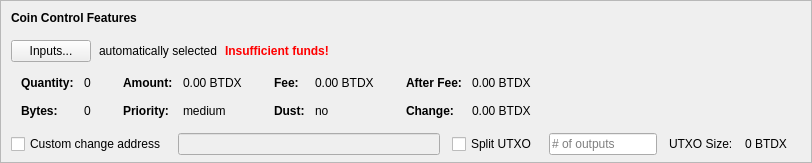
    <widget class="QFrame" name="frameCoinControl">
     <property name="sizePolicy">
      <sizepolicy hsizetype="Expanding" vsizetype="Expanding">
       <horstretch>0</horstretch>
       <verstretch>0</verstretch>
      </sizepolicy>
     </property>
     <property name="maximumSize">
      <size>
       <width>16777215</width>
       <height>16777215</height>
      </size>
     </property>
     <property name="frameShape">
      <enum>QFrame::StyledPanel</enum>
     </property>
     <property name="frameShadow">
      <enum>QFrame::Sunken</enum>
     </property>
     <layout class="QVBoxLayout" name="verticalLayoutCoinControl2">
      <property name="spacing">
       <number>0</number>
      </property>
      <property name="leftMargin">
       <number>0</number>
      </property>
      <property name="topMargin">
       <number>0</number>
      </property>
      <property name="rightMargin">
       <number>0</number>
      </property>
      <property name="bottomMargin">
       <number>6</number>
      </property>
      <item>
       <layout class="QVBoxLayout" name="verticalLayoutCoinControl" stretch="0,0,0,0,1">
        <property name="spacing">
         <number>0</number>
        </property>
        <property name="leftMargin">
         <number>10</number>
        </property>
        <property name="topMargin">
         <number>10</number>
        </property>
        <item>
         <layout class="QHBoxLayout" name="horizontalLayoutCoinControl1">
          <property name="bottomMargin">
           <number>15</number>
          </property>
          <item>
           <widget class="QLabel" name="labelCoinControlFeatures">
            <property name="sizePolicy">
             <sizepolicy hsizetype="Preferred" vsizetype="Maximum">
              <horstretch>0</horstretch>
              <verstretch>0</verstretch>
             </sizepolicy>
            </property>
            <property name="font">
             <font>
              <weight>75</weight>
              <bold>true</bold>
             </font>
            </property>
            <property name="styleSheet">
             <string notr="true">font-weight:bold;</string>
            </property>
            <property name="text">
             <string>Coin Control Features</string>
            </property>
           </widget>
          </item>
         </layout>
        </item>
        <item>
         <layout class="QHBoxLayout" name="horizontalLayoutCoinControl2" stretch="0,0,0,0">
          <property name="spacing">
           <number>8</number>
          </property>
          <property name="bottomMargin">
           <number>10</number>
          </property>
          <item>
           <widget class="QPushButton" name="pushButtonCoinControl">
            <property name="styleSheet">
             <string notr="true"/>
            </property>
            <property name="text">
             <string>Inputs...</string>
            </property>
            <property name="autoDefault">
             <bool>false</bool>
            </property>
           </widget>
          </item>
          <item>
           <widget class="QLabel" name="labelCoinControlAutomaticallySelected">
            <property name="text">
             <string>automatically selected</string>
            </property>
            <property name="margin">
             <number>5</number>
            </property>
           </widget>
          </item>
          <item>
           <widget class="QLabel" name="labelCoinControlInsuffFunds">
            <property name="font">
             <font>
              <weight>75</weight>
              <bold>true</bold>
             </font>
            </property>
            <property name="styleSheet">
             <string notr="true">color:red;font-weight:bold;</string>
            </property>
            <property name="text">
             <string>Insufficient funds!</string>
            </property>
            <property name="margin">
             <number>5</number>
            </property>
           </widget>
          </item>
          <item>
           <spacer name="horizontalSpacerCoinControl">
            <property name="orientation">
             <enum>Qt::Horizontal</enum>
            </property>
            <property name="sizeHint" stdset="0">
             <size>
              <width>40</width>
              <height>1</height>
             </size>
            </property>
           </spacer>
          </item>
         </layout>
        </item>
        <item>
         <widget class="QWidget" name="widgetCoinControl" native="true">
          <property name="sizePolicy">
           <sizepolicy hsizetype="Preferred" vsizetype="Preferred">
            <horstretch>0</horstretch>
            <verstretch>0</verstretch>
           </sizepolicy>
          </property>
          <property name="minimumSize">
           <size>
            <width>0</width>
            <height>0</height>
           </size>
          </property>
          <property name="styleSheet">
           <string notr="true"/>
          </property>
          <layout class="QHBoxLayout" name="horizontalLayoutCoinControl5">
           <property name="leftMargin">
            <number>0</number>
           </property>
           <property name="topMargin">
            <number>0</number>
           </property>
           <property name="rightMargin">
            <number>0</number>
           </property>
           <property name="bottomMargin">
            <number>0</number>
           </property>
           <item>
            <layout class="QHBoxLayout" name="horizontalLayoutCoinControl3" stretch="0,0,0,1">
             <property name="spacing">
              <number>20</number>
             </property>
             <property name="topMargin">
              <number>0</number>
             </property>
             <property name="bottomMargin">
              <number>10</number>
             </property>
             <item>
              <layout class="QFormLayout" name="formLayoutCoinControl1">
               <property name="horizontalSpacing">
                <number>10</number>
               </property>
               <property name="verticalSpacing">
                <number>14</number>
               </property>
               <property name="leftMargin">
                <number>10</number>
               </property>
               <property name="topMargin">
                <number>4</number>
               </property>
               <property name="rightMargin">
                <number>6</number>
               </property>
               <item row="0" column="0">
                <widget class="QLabel" name="labelCoinControlQuantityText">
                 <property name="font">
                  <font>
                   <weight>75</weight>
                   <bold>true</bold>
                  </font>
                 </property>
                 <property name="text">
                  <string>Quantity:</string>
                 </property>
                 <property name="margin">
                  <number>0</number>
                 </property>
                </widget>
               </item>
               <item row="0" column="1">
                <widget class="QLabel" name="labelCoinControlQuantity">
                 <property name="cursor">
                  <cursorShape>IBeamCursor</cursorShape>
                 </property>
                 <property name="contextMenuPolicy">
                  <enum>Qt::ActionsContextMenu</enum>
                 </property>
                 <property name="text">
                  <string notr="true">0</string>
                 </property>
                 <property name="margin">
                  <number>0</number>
                 </property>
                 <property name="textInteractionFlags">
                  <set>Qt::LinksAccessibleByMouse|Qt::TextSelectableByKeyboard|Qt::TextSelectableByMouse</set>
                 </property>
                </widget>
               </item>
               <item row="1" column="0">
                <widget class="QLabel" name="labelCoinControlBytesText">
                 <property name="font">
                  <font>
                   <weight>75</weight>
                   <bold>true</bold>
                  </font>
                 </property>
                 <property name="text">
                  <string>Bytes:</string>
                 </property>
                </widget>
               </item>
               <item row="1" column="1">
                <widget class="QLabel" name="labelCoinControlBytes">
                 <property name="cursor">
                  <cursorShape>IBeamCursor</cursorShape>
                 </property>
                 <property name="contextMenuPolicy">
                  <enum>Qt::ActionsContextMenu</enum>
                 </property>
                 <property name="text">
                  <string notr="true">0</string>
                 </property>
                 <property name="textInteractionFlags">
                  <set>Qt::LinksAccessibleByMouse|Qt::TextSelectableByKeyboard|Qt::TextSelectableByMouse</set>
                 </property>
                </widget>
               </item>
              </layout>
             </item>
             <item>
              <layout class="QFormLayout" name="formLayoutCoinControl2">
               <property name="horizontalSpacing">
                <number>10</number>
               </property>
               <property name="verticalSpacing">
                <number>14</number>
               </property>
               <property name="leftMargin">
                <number>6</number>
               </property>
               <property name="topMargin">
                <number>4</number>
               </property>
               <property name="rightMargin">
                <number>6</number>
               </property>
               <item row="0" column="0">
                <widget class="QLabel" name="labelCoinControlAmountText">
                 <property name="font">
                  <font>
                   <weight>75</weight>
                   <bold>true</bold>
                  </font>
                 </property>
                 <property name="text">
                  <string>Amount:</string>
                 </property>
                 <property name="margin">
                  <number>0</number>
                 </property>
                </widget>
               </item>
               <item row="0" column="1">
                <widget class="QLabel" name="labelCoinControlAmount">
                 <property name="cursor">
                  <cursorShape>IBeamCursor</cursorShape>
                 </property>
                 <property name="contextMenuPolicy">
                  <enum>Qt::ActionsContextMenu</enum>
                 </property>
                 <property name="text">
                  <string notr="true">0.00 BTDX</string>
                 </property>
                 <property name="textInteractionFlags">
                  <set>Qt::LinksAccessibleByMouse|Qt::TextSelectableByKeyboard|Qt::TextSelectableByMouse</set>
                 </property>
                </widget>
               </item>
               <item row="1" column="0">
                <widget class="QLabel" name="labelCoinControlPriorityText">
                 <property name="font">
                  <font>
                   <weight>75</weight>
                   <bold>true</bold>
                  </font>
                 </property>
                 <property name="text">
                  <string>Priority:</string>
                 </property>
                </widget>
               </item>
               <item row="1" column="1">
                <widget class="QLabel" name="labelCoinControlPriority">
                 <property name="cursor">
                  <cursorShape>IBeamCursor</cursorShape>
                 </property>
                 <property name="contextMenuPolicy">
                  <enum>Qt::ActionsContextMenu</enum>
                 </property>
                 <property name="text">
                  <string>medium</string>
                 </property>
                 <property name="textInteractionFlags">
                  <set>Qt::LinksAccessibleByMouse|Qt::TextSelectableByKeyboard|Qt::TextSelectableByMouse</set>
                 </property>
                </widget>
               </item>
              </layout>
             </item>
             <item>
              <layout class="QFormLayout" name="formLayoutCoinControl3">
               <property name="horizontalSpacing">
                <number>10</number>
               </property>
               <property name="verticalSpacing">
                <number>14</number>
               </property>
               <property name="leftMargin">
                <number>6</number>
               </property>
               <property name="topMargin">
                <number>4</number>
               </property>
               <property name="rightMargin">
                <number>6</number>
               </property>
               <item row="0" column="0">
                <widget class="QLabel" name="labelCoinControlFeeText">
                 <property name="font">
                  <font>
                   <weight>75</weight>
                   <bold>true</bold>
                  </font>
                 </property>
                 <property name="text">
                  <string>Fee:</string>
                 </property>
                 <property name="margin">
                  <number>0</number>
                 </property>
                </widget>
               </item>
               <item row="0" column="1">
                <widget class="QLabel" name="labelCoinControlFee">
                 <property name="cursor">
                  <cursorShape>IBeamCursor</cursorShape>
                 </property>
                 <property name="contextMenuPolicy">
                  <enum>Qt::ActionsContextMenu</enum>
                 </property>
                 <property name="text">
                  <string notr="true">0.00 BTDX</string>
                 </property>
                 <property name="textInteractionFlags">
                  <set>Qt::LinksAccessibleByMouse|Qt::TextSelectableByKeyboard|Qt::TextSelectableByMouse</set>
                 </property>
                </widget>
               </item>
               <item row="1" column="0">
                <widget class="QLabel" name="labelCoinControlLowOutputText">
                 <property name="font">
                  <font>
                   <weight>75</weight>
                   <bold>true</bold>
                  </font>
                 </property>
                 <property name="text">
                  <string>Dust:</string>
                 </property>
                </widget>
               </item>
               <item row="1" column="1">
                <widget class="QLabel" name="labelCoinControlLowOutput">
                 <property name="cursor">
                  <cursorShape>IBeamCursor</cursorShape>
                 </property>
                 <property name="contextMenuPolicy">
                  <enum>Qt::ActionsContextMenu</enum>
                 </property>
                 <property name="text">
                  <string>no</string>
                 </property>
                 <property name="textInteractionFlags">
                  <set>Qt::LinksAccessibleByMouse|Qt::TextSelectableByKeyboard|Qt::TextSelectableByMouse</set>
                 </property>
                </widget>
               </item>
              </layout>
             </item>
             <item>
              <layout class="QFormLayout" name="formLayoutCoinControl4">
               <property name="horizontalSpacing">
                <number>10</number>
               </property>
               <property name="verticalSpacing">
                <number>14</number>
               </property>
               <property name="leftMargin">
                <number>6</number>
               </property>
               <property name="topMargin">
                <number>4</number>
               </property>
               <property name="rightMargin">
                <number>6</number>
               </property>
               <item row="0" column="0">
                <widget class="QLabel" name="labelCoinControlAfterFeeText">
                 <property name="font">
                  <font>
                   <weight>75</weight>
                   <bold>true</bold>
                  </font>
                 </property>
                 <property name="text">
                  <string>After Fee:</string>
                 </property>
                 <property name="margin">
                  <number>0</number>
                 </property>
                </widget>
               </item>
               <item row="0" column="1">
                <widget class="QLabel" name="labelCoinControlAfterFee">
                 <property name="cursor">
                  <cursorShape>IBeamCursor</cursorShape>
                 </property>
                 <property name="contextMenuPolicy">
                  <enum>Qt::ActionsContextMenu</enum>
                 </property>
                 <property name="text">
                  <string notr="true">0.00 BTDX</string>
                 </property>
                 <property name="textInteractionFlags">
                  <set>Qt::LinksAccessibleByMouse|Qt::TextSelectableByKeyboard|Qt::TextSelectableByMouse</set>
                 </property>
                </widget>
               </item>
               <item row="1" column="0">
                <widget class="QLabel" name="labelCoinControlChangeText">
                 <property name="font">
                  <font>
                   <weight>75</weight>
                   <bold>true</bold>
                  </font>
                 </property>
                 <property name="text">
                  <string>Change:</string>
                 </property>
                </widget>
               </item>
               <item row="1" column="1">
                <widget class="QLabel" name="labelCoinControlChange">
                 <property name="cursor">
                  <cursorShape>IBeamCursor</cursorShape>
                 </property>
                 <property name="contextMenuPolicy">
                  <enum>Qt::ActionsContextMenu</enum>
                 </property>
                 <property name="text">
                  <string notr="true">0.00 BTDX</string>
                 </property>
                 <property name="textInteractionFlags">
                  <set>Qt::LinksAccessibleByMouse|Qt::TextSelectableByKeyboard|Qt::TextSelectableByMouse</set>
                 </property>
                </widget>
               </item>
              </layout>
             </item>
            </layout>
           </item>
          </layout>
         </widget>
        </item>
        <item>
         <layout class="QHBoxLayout" name="horizontalLayoutCoinControl4" stretch="0,0,0,0,0,0,0">
          <property name="spacing">
           <number>12</number>
          </property>
          <property name="sizeConstraint">
           <enum>QLayout::SetDefaultConstraint</enum>
          </property>
          <property name="topMargin">
           <number>5</number>
          </property>
          <property name="rightMargin">
           <number>5</number>
          </property>
          <item>
           <widget class="QCheckBox" name="checkBoxCoinControlChange">
            <property name="toolTip">
             <string>If this is activated, but the change address is empty or invalid, change will be sent to a newly generated address.</string>
            </property>
            <property name="text">
             <string>Custom change address</string>
            </property>
           </widget>
          </item>
          <item>
           <widget class="QValidatedLineEdit" name="lineEditCoinControlChange">
            <property name="enabled">
             <bool>false</bool>
            </property>
            <property name="sizePolicy">
             <sizepolicy hsizetype="Expanding" vsizetype="Fixed">
              <horstretch>0</horstretch>
              <verstretch>0</verstretch>
             </sizepolicy>
            </property>
           </widget>
          </item>
          <item>
           <widget class="QCheckBox" name="splitBlockCheckBox">
            <property name="text">
             <string>Split UTXO</string>
            </property>
           </widget>
          </item>
          <item>
           <widget class="QLineEdit" name="splitBlockLineEdit">
            <property name="sizePolicy">
             <sizepolicy hsizetype="Fixed" vsizetype="Fixed">
              <horstretch>50</horstretch>
              <verstretch>0</verstretch>
             </sizepolicy>
            </property>
            <property name="placeholderText">
             <string># of outputs</string>
            </property>
           </widget>
          </item>
          <item>
           <widget class="QLabel" name="labelBlockSizeText">
            <property name="text">
             <string>UTXO Size:</string>
            </property>
           </widget>
          </item>
          <item>
           <widget class="QLabel" name="labelBlockSize">
            <property name="text">
             <string>0 BTDX</string>
            </property>
           </widget>
          </item>
          <item>
           <widget class="QLabel" name="labelCoinControlChangeLabel">
            <property name="sizePolicy">
             <sizepolicy hsizetype="Preferred" vsizetype="Expanding">
              <horstretch>0</horstretch>
              <verstretch>0</verstretch>
             </sizepolicy>
            </property>
            <property name="minimumSize">
             <size>
              <width>0</width>
              <height>0</height>
             </size>
            </property>
            <property name="text">
             <string/>
            </property>
            <property name="margin">
             <number>3</number>
            </property>
           </widget>
          </item>
         </layout>
        </item>
        <item>
         <spacer name="verticalSpacerCoinControl">
          <property name="orientation">
           <enum>Qt::Vertical</enum>
          </property>
          <property name="sizeHint" stdset="0">
           <size>
            <width>800</width>
            <height>1</height>
           </size>
          </property>
         </spacer>
        </item>
       </layout>
      </item>
     </layout>
    </widget>
